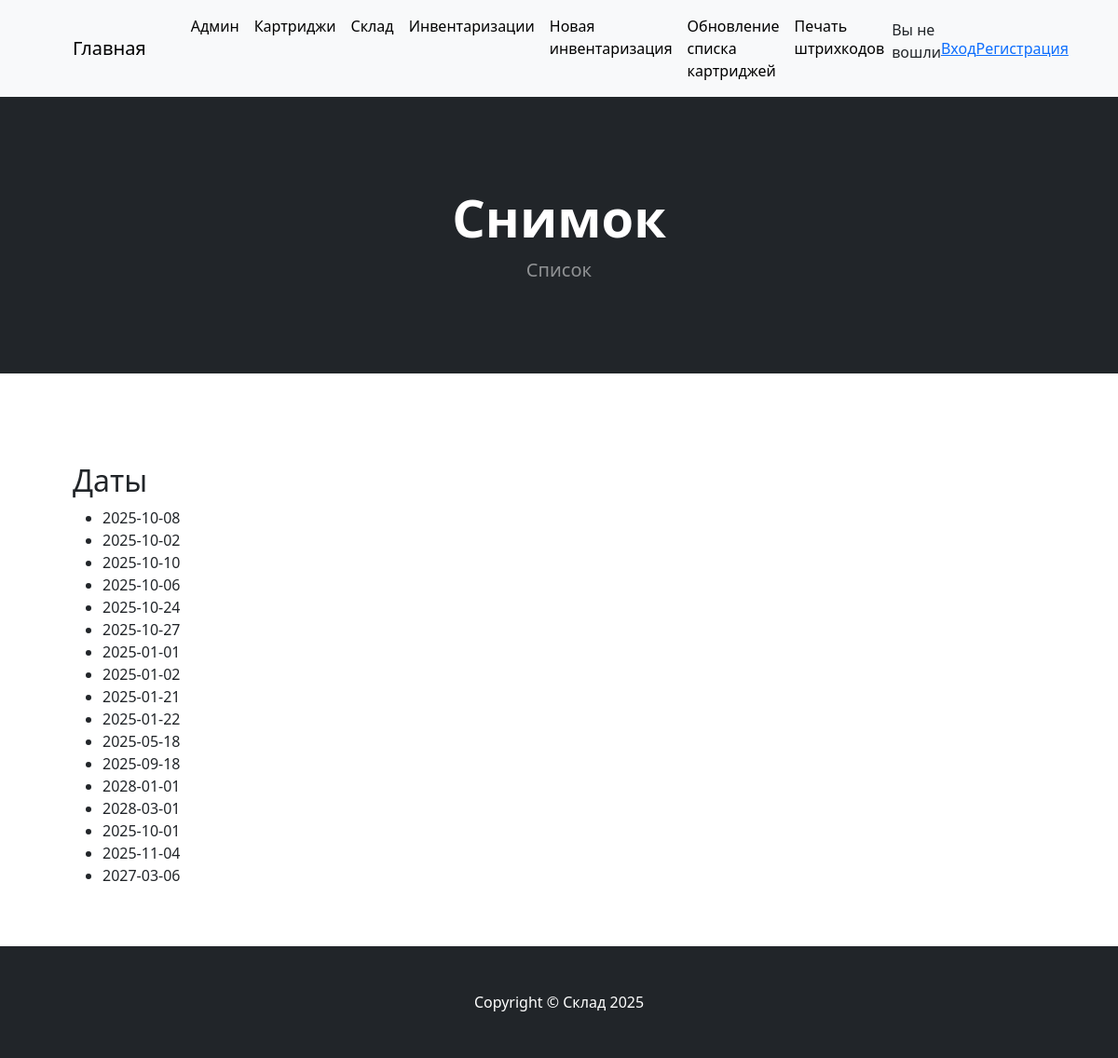
Page /storage/snapshots/ on the committed database.
### storage/models.py (models this page shows, shortened)
class Snapshot(models.Model):
    dt = models.DateField(verbose_name='Дата инвентаризации', unique=True, auto_created=True)
    def __str__(self):
        return self.dt.strftime('%Y-%m-%d')

### storage/views.py (the view)
# urls.py: path('snapshots/', SnapshotHomeView.as_view(), name='snapshots'),
class SnapshotHomeView(ListView):
    model = Snapshot
    queryset = Snapshot.objects.all()
    template_name = 'storage/snapshot_home.html'

### storage/templates/storage/snapshot_home.html (shortened to what this page needs)
{% extends 'base_app/main.html' %}
{% block header %}
    <div class="text-center text-white">
        <h1 class="display-4 fw-bolder">Снимок</h1>
        <p class="lead fw-normal text-white-50 mb-0">Список</p>
    </div>
{% endblock header %}
{% block body %}
    <h2>Даты</h2>
    <ul>
        {% for snapshot in object_list %}
            <li class="nav-item"><a class="nav-link active" aria-current="page" href="{% url 'storage:snapshot_detail' snapshot.pk %}">{{ snapshot }}</a></li>
        {% endfor %}
    </ul>
{% endblock body %}

### rows in the picture
Snapshot: dt "2025-10-08"
Snapshot: dt "2025-10-02"
Snapshot: dt "2025-10-10"
Snapshot: dt "2025-10-06"
Snapshot: dt "2025-10-24"
Snapshot: dt "2025-10-27"
Snapshot: dt "2025-01-01"
Snapshot: dt "2025-01-02"
Snapshot: dt "2025-01-21"
Snapshot: dt "2025-01-22"
Snapshot: dt "2025-05-18"
Snapshot: dt "2025-09-18"
Snapshot: dt "2028-01-01"
Snapshot: dt "2028-03-01"
Snapshot: dt "2025-10-01"
Snapshot: dt "2025-11-04"
Snapshot: dt "2027-03-06"
